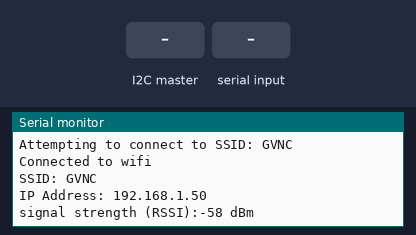
Recording of a sketch running on a simulated Arduino MKR. On the bench: the last lines printed to the serial monitor. Inputs (shaded band) come from the test bench. WiFi joins after 1.5 s; servers stay silent unless stated.

Above: at 12.7 s.
12.8 s: the I2C master sends the byte 1
At 13.2 s:
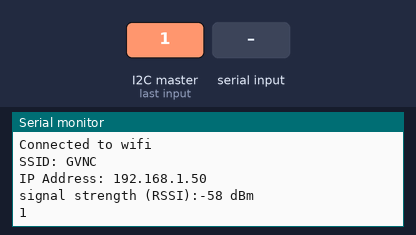
14.3 s: "0\n" received over the second serial link
At 15.3 s:
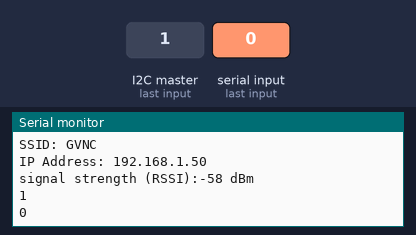
15.8 s: the I2C master sends the byte 2
At 16.7 s:
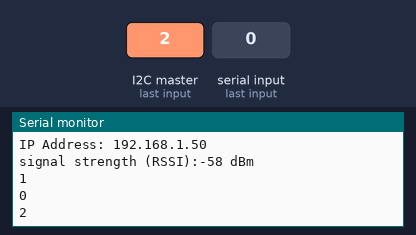

Measured:
- after the input at 12.8 s, the serial monitor: prints a new line after 0.05 s (image 1)
- after the input at 14.3 s, the serial monitor: prints a new line at once (image 2)
- after the input at 15.8 s, the serial monitor: prints a new line after 0.05 s (image 3)

The sketch:

featherSerial2UDP.ino
```cpp
#include <Wire.h>
#include <SPI.h>
#include <WiFi101.h>
#include <WiFiUdp.h>
#include "arduino_secrets.h"
int status = WL_IDLE_STATUS;
char ssid[] = SECRET_SSID;        // your network SSID (name)
char pass[] = SECRET_PASS;    // your network password (use for WPA, or use as key for WEP)
int keyIndex = 0;                // your network key Index number (needed only for WEP)

WiFiUDP Udp;
const size_t bufferSize = 255;
char buffer[bufferSize];
char IPString[40];
IPAddress remoteIP(10,0,1,2);
unsigned int remotePort = 8888;
unsigned int localPort = 2390;
size_t bufferOffset = 0;

// Forward declarations
void processBuffer();
void printWiFiStatus();

// Global variables
int counter = 0;
//unsigned long lastSend = 0;

void setup() {
  WiFi.setPins(8,7,4,2);
  Wire.begin(8);
  Wire.onReceive(receiveEvent);
  Serial.begin(115200);
  Serial1.begin(115200);
    // check for the presence of the shield:
  if (WiFi.status() == WL_NO_SHIELD) {
    Serial.println("WiFi shield not present");
    // don't continue:
    while (true);
  }
  while ( status != WL_CONNECTED) {
    Serial.print("Attempting to connect to SSID: ");
    Serial.println(ssid);
    // Connect to WPA/WPA2 network. Change this line if using open or WEP network:
    status = WiFi.begin(ssid, pass);

    // wait 10 seconds for connection:
    delay(10000);
  }
  Serial.println("Connected to wifi");
  printWiFiStatus();
  Udp.begin(localPort);
}

void loop() {
    while(Serial1.available()) {
    if (bufferOffset < bufferSize) {
      char c = Serial1.read();
      if (c != '\n') {
        // Add character to buffer
        buffer[bufferOffset++] = c;
      }
      else {
        // End of line character found, process line
        buffer[bufferOffset] = 0;
        //int ret = snprintf(buffer, bufferSize, "BPM: ");
        Udp.beginPacket(Udp.remoteIP(), remotePort);
        Udp.write(buffer);
        Udp.endPacket();
        Serial.println(buffer);
        bufferOffset = 0;
      }
    }
    else {
      Serial.println("buffer overflow, emptying buffer");
      bufferOffset = 0;
    }
  }
  delay(50);
}

void receiveEvent(int howMany) {
  while (1 < Wire.available()) { // loop through all but the last
    char c = Wire.read(); // receive byte as a character
    Serial.print(c);         // print the character
  }
  int x = Wire.read();    // receive byte as an integer
  Serial.println(x);         // print the integer
}


void printWiFiStatus() {
  // print the SSID of the network you're attached to:
  Serial.print("SSID: ");
  Serial.println(WiFi.SSID());

  // print your WiFi shield's IP address:
  IPAddress ip = WiFi.localIP();
  Serial.print("IP Address: ");
  Serial.println(ip);

  // print the received signal strength:
  long rssi = WiFi.RSSI();
  Serial.print("signal strength (RSSI):");
  Serial.print(rssi);
  Serial.println(" dBm");
}
```

arduino_secrets.h
```cpp
#define SECRET_SSID "GVNC"
#define SECRET_PASS "gov.ernance"
```
